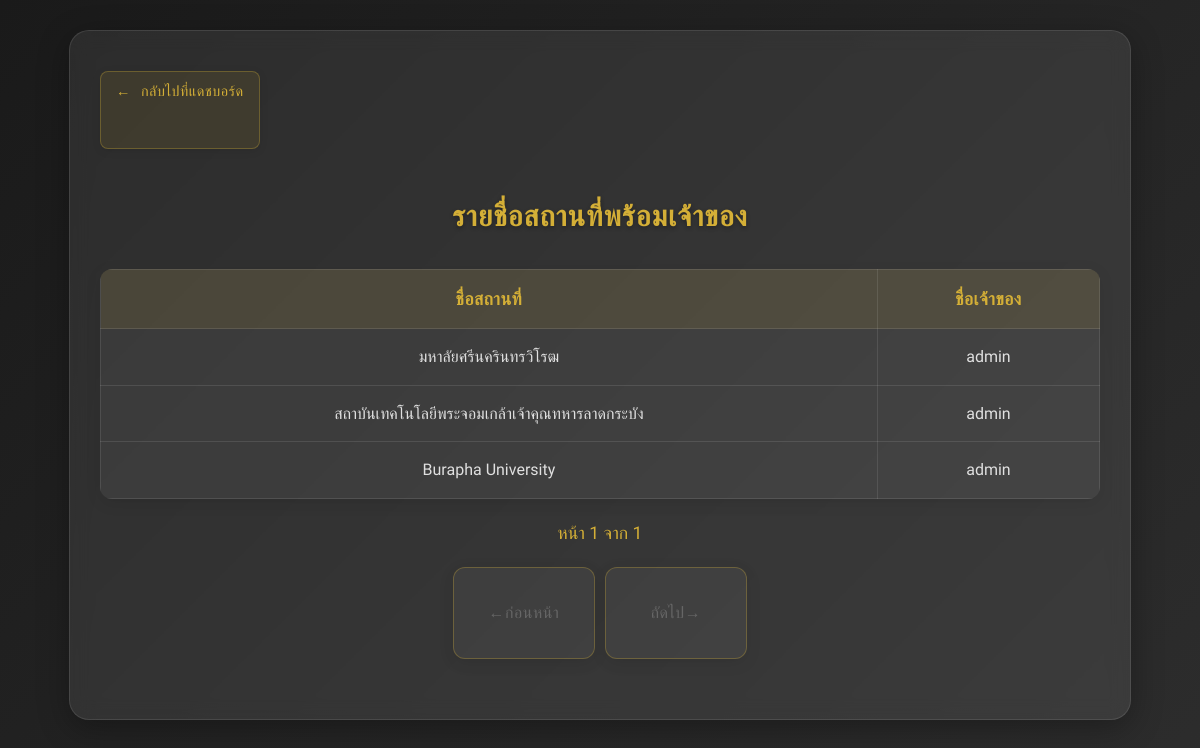
The page /final_use/admin/admin_check_location.php (signed in) on the database its author committed.
### tables this page shows
CREATE TABLE `location_owners` (
  `user_id` int(10) UNSIGNED NOT NULL,
  `location_id` int(10) UNSIGNED NOT NULL
);

CREATE TABLE `locations` (
  `location_id` int(10) UNSIGNED NOT NULL,
  `location_name` text NOT NULL,
  `description` text NOT NULL,
  `category` text NOT NULL,
  `price_per_hour` double NOT NULL,
  `time` text DEFAULT NULL,
  `uni` text NOT NULL,
  `link` text NOT NULL,
  `latitude` double NOT NULL,
  `longitude` double NOT NULL,
  `star` double NOT NULL,
  `wallet` decimal(10,2) DEFAULT 0.00,
  `image_path` varchar(255) DEFAULT NULL
);

CREATE TABLE `userinfo` (
  `user_id` int(10) UNSIGNED NOT NULL,
  `user_pass` varchar(255) NOT NULL,
  `user_mail` text NOT NULL,
  `university_name` varchar(255) NOT NULL,
  `phone_num` text NOT NULL,
  `role_id` int(11) NOT NULL DEFAULT 1,
  `Fullname` text NOT NULL,
  `reset_question` text NOT NULL,
  `reset_token` text NOT NULL,
  `user_name` text DEFAULT NULL,
  `image` text DEFAULT NULL
);

### final_use/admin/admin_check_location.php (the view, shortened to what this page needs)
<?php
include '../config/db_connect.php';
$items_per_page = 10;
$page = isset($_GET['page']) ? (int) $_GET['page'] : 1;
$offset = ($page - 1) * $items_per_page;
$count_sql = "SELECT COUNT(*) as total
              FROM locations l
              INNER JOIN location_owners lo ON l.location_id = lo.location_id
              INNER JOIN userinfo u ON lo.user_id = u.user_id";
$count_result = mysqli_query($conn, $count_sql);
$total_records = mysqli_fetch_assoc($count_result)['total'];
$total_pages = ceil($total_records / $items_per_page);
$sql = "SELECT l.location_name, lo.user_id, u.user_name
        FROM locations l
        INNER JOIN location_owners lo ON l.location_id = lo.location_id
        INNER JOIN userinfo u ON lo.user_id = u.user_id
        LIMIT ? OFFSET ?";
$stmt = mysqli_prepare($conn, $sql);
mysqli_stmt_bind_param($stmt, "ii", $items_per_page, $offset);
mysqli_stmt_execute($stmt);
$result = mysqli_stmt_get_result($stmt);
?>
<!DOCTYPE html>
<html lang="th">
<head>
</head>
<body>
    <div class="container">
        <a href="<?php echo BASE_URL; ?>/final_use/admin/admin_dashboard.php" class="back-btn">
            <i>←</i> กลับไปที่แดชบอร์ด
        </a>
        <h2>รายชื่อสถานที่พร้อมเจ้าของ</h2>
        <table>
            <thead>
                <tr>
                    <th>ชื่อสถานที่</th>
                    <th>ชื่อเจ้าของ</th>
                </tr>
            </thead>
            <tbody>
                <?php
                while ($row = mysqli_fetch_assoc($result)) {
                    echo "<tr>";
                    echo "<td>" . htmlspecialchars($row['location_name']) . "</td>";
                    echo "<td>" . htmlspecialchars($row['user_name']) . "</td>";
                    echo "</tr>";
                }
                ?>
            </tbody>
        </table>
        <div class="page-info">
            หน้า <?php echo $page; ?> จาก <?php echo $total_pages; ?>
        </div>
        <div class="pagination">
            <a href="?page=<?php echo max(1, $page - 1); ?>" class="<?php echo $page <= 1 ? 'disabled' : ''; ?>">
                <i>←</i> ก่อนหน้า
            </a>
            <a href="?page=<?php echo min($total_pages, $page + 1); ?>"
                class="<?php echo $page >= $total_pages ? 'disabled' : ''; ?>">
                ถัดไป <i>→</i>
            </a>
        </div>
    </div>
</body>
</html>

### final_use/admin/admin_check_location.php (style rules this page uses)
body { margin: 0; padding: 0; font-family: 'Prompt', sans-serif; background: linear-gradient(135deg, #1a1a1a 0%, #2d2d2d 100%); color: #e0e0e0; min-height: 100vh; line-height: 1.6; }
.container { max-width: 1000px; margin: 30px auto; background: rgba(255, 255, 255, 0.08); border: 1px solid rgba(255, 255, 255, 0.1); border-radius: 20px; padding: 40px 30px; box-shadow: 0 8px 32px rgba(0, 0, 0, 0.3); backdrop-filter: blur(10px); }
h2 { font-size: 1.8rem; color: #d4af37; margin-bottom: 30px; text-align: center; text-shadow: 0 2px 4px rgba(0, 0, 0, 0.3); letter-spacing: 1px; font-weight: 600; }
table { width: 100%; border-collapse: collapse; margin: 20px 0; background: rgba(255, 255, 255, 0.05); border-radius: 12px; overflow: hidden; box-shadow: 0 4px 15px rgba(0, 0, 0, 0.1); }
th, td { padding: 15px; text-align: center; border: 1px solid rgba(255, 255, 255, 0.1); }
th { background: rgba(212, 175, 55, 0.1); color: #d4af37; font-weight: 600; font-size: 1.1rem; letter-spacing: 0.5px; }
tr { transition: all 0.3s ease; }
a { text-decoration: none; color: #d4af37; padding: 15px 20px; background: rgba(212, 175, 55, 0.1); border: 1px solid rgba(212, 175, 55, 0.3); border-radius: 12px; display: inline-flex; align-items: center; justify-content: center; transition: all 0.3s ease; font-weight: 500; letter-spacing: 0.5px; box-shadow: 0 4px 15px rgba(0, 0, 0, 0.1); text-align: center; min-height: 60px; }
.back-btn { display: inline-block; margin-bottom: 20px; padding: 8px 15px; background: rgba(212, 175, 55, 0.1); color: #d4af37; border: 1px solid rgba(212, 175, 55, 0.3); border-radius: 8px; text-decoration: none; font-weight: 500; font-size: 0.9rem; letter-spacing: 0.5px; transition: all 0.3s ease; box-shadow: 0 2px 8px rgba(0, 0, 0, 0.1); }
.back-btn i { margin-right: 6px; font-size: 0.9rem; }
.pagination { display: flex; justify-content: center; gap: 10px; margin: 20px 0; }
.pagination a { min-width: 100px; text-align: center; }
.pagination a.disabled { background: rgba(255, 255, 255, 0.05); color: #666; cursor: not-allowed; pointer-events: none; }
.page-info { text-align: center; margin: 20px 0; color: #d4af37; font-size: 1.1rem; }

### rows shown on the page
location_owners: location_id.location_name "มหาลัยศรีนครินทรวิโรฒ", user.user_name "admin"
location_owners: location_id.location_name "สถาบันเทคโนโลยีพระจอมเกล้าเจ้าคุณทหารลาดกระบัง", user.user_name "admin"
location_owners: location_id.location_name "Burapha University", user.user_name "admin"

### other values the page prints
$page "1"
$total_pages "1"
